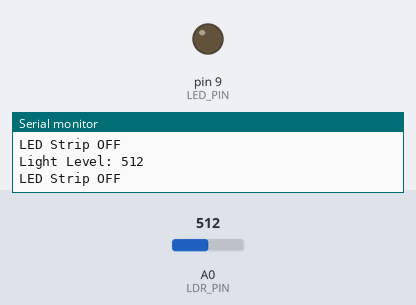
This sketch was run on a simulated Arduino Uno, built with avr-gcc and run on an emulated ATmega328P. Shown: output pins drawn as LEDs (lit = HIGH), the last lines printed to the serial monitor. The test bench sets the inputs (shaded band); at power-on: A0 (LDR_PIN) = 512.

Above: at 1.3 s.
1.4 s: A0 (LDR_PIN) set to 315
2.9 s: A0 (LDR_PIN) set to 291
At 3.4 s:
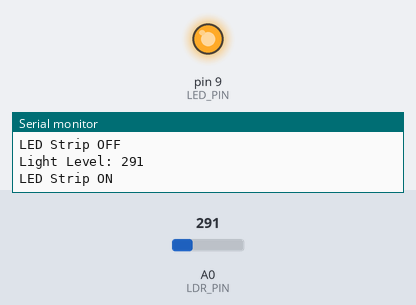
4.5 s: A0 (LDR_PIN) set to 306
At 5.7 s:
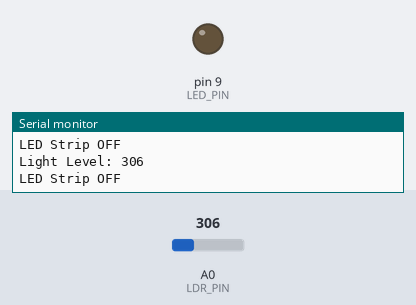
6.0 s: A0 (LDR_PIN) set to 290
At 7.0 s:
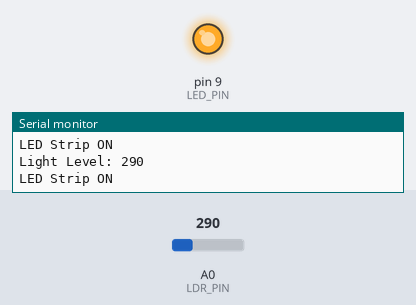
Timing chart, 0 to 8.5 s (numbered marks = the images above; inputs shaded):
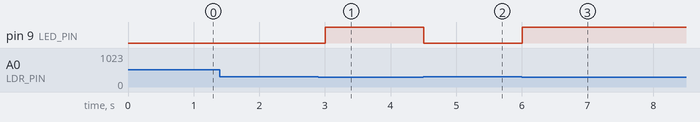

Measured:
- the behaviour switches between 300 and 299 on A0 (LDR_PIN) (found by bisection; images 0 and 1)
- after the input at 2.9 s, pin 9 (LED_PIN): LOW → HIGH after 0.10 s
- after the input at 4.5 s, pin 9 (LED_PIN): HIGH → LOW at once
- after the input at 6.0 s, pin 9 (LED_PIN): LOW → HIGH at once

The sketch:

LDR_Project.ino
```cpp
#define LDR_PIN A0 // LDR sensor connected to A0
#define LED_PIN 9 // PWM pin for LED strip (via transistor)

int lightThreshold = 300; //Adjust based on Testing

void setup() {
  pinMode(LED_PIN, OUTPUT);
  Serial.begin(115200);
}

void loop() {
  int lightLevel = analogRead(LDR_PIN);
  Serial.print("Light Level: ");
  Serial.println(lightLevel);

  if (lightLevel < lightThreshold) {
    analogWrite(LED_PIN, 255); //Turn LED strip ON (Full brightness)
    Serial.println("LED Strip ON");
  } else {
    analogWrite(LED_PIN, 0); // Turn LED Strip OFF
    Serial.println("LED Strip OFF");
  }

  delay(500); // Small delay to avoid flickering
}
```
